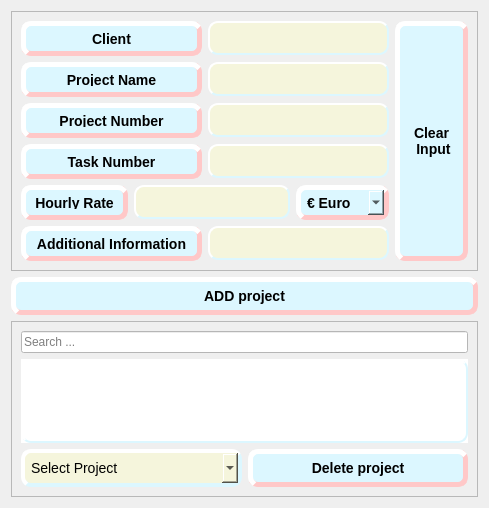
      <widget class="QWidget" name="Project_Input">
       <attribute name="title">
        <string>Project Input</string>
       </attribute>
       <layout class="QGridLayout" name="gridLayout_2">
        <item row="0" column="0">
         <layout class="QVBoxLayout" name="verticalLayout_project_input">
          <item>
           <widget class="QFrame" name="frame_project_info">
            <property name="frameShape">
             <enum>QFrame::StyledPanel</enum>
            </property>
            <property name="frameShadow">
             <enum>QFrame::Raised</enum>
            </property>
            <layout class="QGridLayout" name="gridLayout_6">
             <item row="0" column="0">
              <layout class="QHBoxLayout" name="horizontalLayout_project_info">
               <item>
                <layout class="QVBoxLayout" name="verticalLayout_project_info">
                 <item>
                  <layout class="QHBoxLayout" name="horizontalLayout1_client">
                   <item>
                    <widget class="QLabel" name="label_PI_client">
                     <property name="sizePolicy">
                      <sizepolicy hsizetype="Preferred" vsizetype="Preferred">
                       <horstretch>0</horstretch>
                       <verstretch>0</verstretch>
                      </sizepolicy>
                     </property>
                     <property name="minimumSize">
                      <size>
                       <width>107</width>
                       <height>0</height>
                      </size>
                     </property>
                     <property name="maximumSize">
                      <size>
                       <width>16777215</width>
                       <height>35</height>
                      </size>
                     </property>
                     <property name="styleSheet">
                      <string notr="true">QLabel{
    background-color: rgb(220, 247, 255);
    border-style: outset;
    border-width: 5px;
    border-radius: 10px;
   border-color: rgb(255, 200, 200);
    font: bold 14px;
    min-width: 5em;
    padding: 6px;
}</string>
                     </property>
                     <property name="text">
                      <string>Client</string>
                     </property>
                     <property name="scaledContents">
                      <bool>false</bool>
                     </property>
                     <property name="alignment">
                      <set>Qt::AlignCenter</set>
                     </property>
                     <property name="wordWrap">
                      <bool>false</bool>
                     </property>
                    </widget>
                   </item>
                   <item>
                    <widget class="QLineEdit" name="lineEdit_PI_client">
                     <property name="sizePolicy">
                      <sizepolicy hsizetype="Minimum" vsizetype="Fixed">
                       <horstretch>0</horstretch>
                       <verstretch>0</verstretch>
                      </sizepolicy>
                     </property>
                     <property name="minimumSize">
                      <size>
                       <width>101</width>
                       <height>0</height>
                      </size>
                     </property>
                     <property name="styleSheet">
                      <string notr="true">QLineEdit
{
background-color:beige;    
border-style:outset;
    border-width: 2px;
    border-radius: 10px;
border-color: rgb(220, 247, 255);
    font: bold 14px;
    min-width: 5em;
    padding: 6px;
}</string>
                     </property>
                    </widget>
                   </item>
                  </layout>
                 </item>
                 <item>
                  <layout class="QHBoxLayout" name="horizontalLayout_p_name">
                   <item>
                    <widget class="QLabel" name="label_PI_p_name">
                     <property name="sizePolicy">
                      <sizepolicy hsizetype="Preferred" vsizetype="Preferred">
                       <horstretch>0</horstretch>
                       <verstretch>0</verstretch>
                      </sizepolicy>
                     </property>
                     <property name="minimumSize">
                      <size>
                       <width>107</width>
                       <height>0</height>
                      </size>
                     </property>
                     <property name="maximumSize">
                      <size>
                       <width>16777215</width>
                       <height>35</height>
                      </size>
                     </property>
                     <property name="styleSheet">
                      <string notr="true">QLabel{
    background-color: rgb(220, 247, 255);
    border-style: outset;
    border-width: 5px;
    border-radius: 10px;
   border-color: rgb(255, 200, 200);
    font: bold 14px;
    min-width: 5em;
    padding: 6px;
}</string>
                     </property>
                     <property name="text">
                      <string>Project Name</string>
                     </property>
                     <property name="scaledContents">
                      <bool>false</bool>
                     </property>
                     <property name="alignment">
                      <set>Qt::AlignCenter</set>
                     </property>
                     <property name="wordWrap">
                      <bool>false</bool>
                     </property>
                    </widget>
                   </item>
                   <item>
                    <widget class="QLineEdit" name="lineEdit_PI_p_name">
                     <property name="sizePolicy">
                      <sizepolicy hsizetype="Minimum" vsizetype="Fixed">
                       <horstretch>0</horstretch>
                       <verstretch>0</verstretch>
                      </sizepolicy>
                     </property>
                     <property name="minimumSize">
                      <size>
                       <width>101</width>
                       <height>0</height>
                      </size>
                     </property>
                     <property name="styleSheet">
                      <string notr="true">QLineEdit
{
background-color:beige;    
border-style:outset;
    border-width: 2px;
    border-radius: 10px;
border-color: rgb(220, 247, 255);
    font: bold 14px;
    min-width: 5em;
    padding: 6px;
}</string>
                     </property>
                    </widget>
                   </item>
                  </layout>
                 </item>
                 <item>
                  <layout class="QHBoxLayout" name="horizontalLayout_p_number">
                   <item>
                    <widget class="QLabel" name="label_PI_p_number">
                     <property name="sizePolicy">
                      <sizepolicy hsizetype="Preferred" vsizetype="Preferred">
                       <horstretch>0</horstretch>
                       <verstretch>0</verstretch>
                      </sizepolicy>
                     </property>
                     <property name="minimumSize">
                      <size>
                       <width>107</width>
                       <height>0</height>
                      </size>
                     </property>
                     <property name="maximumSize">
                      <size>
                       <width>16777215</width>
                       <height>35</height>
                      </size>
                     </property>
                     <property name="styleSheet">
                      <string notr="true">QLabel{
    background-color: rgb(220, 247, 255);
    border-style: outset;
    border-width: 5px;
    border-radius: 10px;
   border-color: rgb(255, 200, 200);
    font: bold 14px;
    min-width: 5em;
    padding: 6px;
}</string>
                     </property>
                     <property name="text">
                      <string>Project Number</string>
                     </property>
                     <property name="scaledContents">
                      <bool>false</bool>
                     </property>
                     <property name="alignment">
                      <set>Qt::AlignCenter</set>
                     </property>
                     <property name="wordWrap">
                      <bool>false</bool>
                     </property>
                    </widget>
                   </item>
                   <item>
                    <widget class="QLineEdit" name="lineEdit_PI_p_number">
                     <property name="sizePolicy">
                      <sizepolicy hsizetype="Minimum" vsizetype="Fixed">
                       <horstretch>0</horstretch>
                       <verstretch>0</verstretch>
                      </sizepolicy>
                     </property>
                     <property name="minimumSize">
                      <size>
                       <width>101</width>
                       <height>0</height>
                      </size>
                     </property>
                     <property name="styleSheet">
                      <string notr="true">QLineEdit
{
background-color:beige;    
border-style:outset;
    border-width: 2px;
    border-radius: 10px;
border-color: rgb(220, 247, 255);
    font: bold 14px;
    min-width: 5em;
    padding: 6px;
}</string>
                     </property>
                    </widget>
                   </item>
                  </layout>
                 </item>
                 <item>
                  <layout class="QHBoxLayout" name="horizontalLayout_t_number">
                   <item>
                    <widget class="QLabel" name="label_PI_t_number">
                     <property name="sizePolicy">
                      <sizepolicy hsizetype="Preferred" vsizetype="Preferred">
                       <horstretch>0</horstretch>
                       <verstretch>0</verstretch>
                      </sizepolicy>
                     </property>
                     <property name="minimumSize">
                      <size>
                       <width>107</width>
                       <height>0</height>
                      </size>
                     </property>
                     <property name="maximumSize">
                      <size>
                       <width>16777215</width>
                       <height>35</height>
                      </size>
                     </property>
                     <property name="styleSheet">
                      <string notr="true">QLabel{
    background-color: rgb(220, 247, 255);
    border-style: outset;
    border-width: 5px;
    border-radius: 10px;
   border-color: rgb(255, 200, 200);
    font: bold 14px;
    min-width: 5em;
    padding: 6px;
}</string>
                     </property>
                     <property name="text">
                      <string>Task Number</string>
                     </property>
                     <property name="scaledContents">
                      <bool>false</bool>
                     </property>
                     <property name="alignment">
                      <set>Qt::AlignCenter</set>
                     </property>
                     <property name="wordWrap">
                      <bool>false</bool>
                     </property>
                    </widget>
                   </item>
                   <item>
                    <widget class="QLineEdit" name="lineEdit_PI_t_number">
                     <property name="sizePolicy">
                      <sizepolicy hsizetype="Minimum" vsizetype="Fixed">
                       <horstretch>0</horstretch>
                       <verstretch>0</verstretch>
                      </sizepolicy>
                     </property>
                     <property name="minimumSize">
                      <size>
                       <width>101</width>
                       <height>0</height>
                      </size>
                     </property>
                     <property name="styleSheet">
                      <string notr="true">QLineEdit
{
background-color:beige;    
border-style:outset;
    border-width: 2px;
    border-radius: 10px;
border-color: rgb(220, 247, 255);
    font: bold 14px;
    min-width: 5em;
    padding: 6px;
}</string>
                     </property>
                    </widget>
                   </item>
                  </layout>
                 </item>
                 <item>
                  <layout class="QHBoxLayout" name="horizontalLayout_currency">
                   <item>
                    <widget class="QLabel" name="label_PI_rate">
                     <property name="sizePolicy">
                      <sizepolicy hsizetype="Preferred" vsizetype="Preferred">
                       <horstretch>0</horstretch>
                       <verstretch>0</verstretch>
                      </sizepolicy>
                     </property>
                     <property name="minimumSize">
                      <size>
                       <width>107</width>
                       <height>0</height>
                      </size>
                     </property>
                     <property name="maximumSize">
                      <size>
                       <width>16777215</width>
                       <height>35</height>
                      </size>
                     </property>
                     <property name="styleSheet">
                      <string notr="true">QLabel{
    background-color: rgb(220, 247, 255);
    border-style: outset;
    border-width: 5px;
    border-radius: 10px;
   border-color: rgb(255, 200, 200);
    font: bold 14px;
    min-width: 5em;
    padding: 6px;
}</string>
                     </property>
                     <property name="text">
                      <string>Hourly Rate</string>
                     </property>
                     <property name="scaledContents">
                      <bool>false</bool>
                     </property>
                     <property name="alignment">
                      <set>Qt::AlignCenter</set>
                     </property>
                     <property name="wordWrap">
                      <bool>false</bool>
                     </property>
                    </widget>
                   </item>
                   <item>
                    <widget class="QLineEdit" name="lineEdit_PI_rate">
                     <property name="sizePolicy">
                      <sizepolicy hsizetype="Minimum" vsizetype="Fixed">
                       <horstretch>0</horstretch>
                       <verstretch>0</verstretch>
                      </sizepolicy>
                     </property>
                     <property name="minimumSize">
                      <size>
                       <width>0</width>
                       <height>0</height>
                      </size>
                     </property>
                     <property name="styleSheet">
                      <string notr="true">QLineEdit
{
background-color:beige;    
border-style:outset;
    border-width: 2px;
    border-radius: 10px;
border-color: rgb(220, 247, 255);
    font: bold 14px;
    padding: 6px;
}</string>
                     </property>
                    </widget>
                   </item>
                   <item>
                    <widget class="QComboBox" name="comboBox_PI_currency">
                     <property name="maximumSize">
                      <size>
                       <width>16777215</width>
                       <height>35</height>
                      </size>
                     </property>
                     <property name="styleSheet">
                      <string notr="true">QComboBox{
    background-color: rgb(220, 247, 255);
    border-style: outset;
    border-width: 5px;
    border-radius: 10px;
   border-color: rgb(255, 200, 200);
    font: bold 14px;
    min-width: 10em;
    padding: 6px;
}
QComboBox::hover{
    background-color:rgb(206, 232, 255) ;
	border-style: outset;
    border-width: 5px;
    border-radius: 10px;
	border-color: rgb(255, 144, 144);
    font: bold 14px;
    min-width: 10em;
    padding: 6px;
}</string>
                     </property>
                     <item>
                      <property name="text">
                       <string>€ Euro</string>
                      </property>
                     </item>
                     <item>
                      <property name="text">
                       <string>$ Dollar</string>
                      </property>
                     </item>
                    </widget>
                   </item>
                  </layout>
                 </item>
                 <item>
                  <layout class="QHBoxLayout" name="horizontalLayout_add_info">
                   <item>
                    <widget class="QLabel" name="label_PI_add_info">
                     <property name="sizePolicy">
                      <sizepolicy hsizetype="Preferred" vsizetype="Preferred">
                       <horstretch>0</horstretch>
                       <verstretch>0</verstretch>
                      </sizepolicy>
                     </property>
                     <property name="minimumSize">
                      <size>
                       <width>107</width>
                       <height>0</height>
                      </size>
                     </property>
                     <property name="maximumSize">
                      <size>
                       <width>16777215</width>
                       <height>35</height>
                      </size>
                     </property>
                     <property name="styleSheet">
                      <string notr="true">QLabel{
    background-color: rgb(220, 247, 255);
    border-style: outset;
    border-width: 5px;
    border-radius: 10px;
   border-color: rgb(255, 200, 200);
    font: bold 14px;
    min-width: 5em;
    padding: 6px;
}</string>
                     </property>
                     <property name="text">
                      <string>Additional Information</string>
                     </property>
                     <property name="scaledContents">
                      <bool>false</bool>
                     </property>
                     <property name="alignment">
                      <set>Qt::AlignCenter</set>
                     </property>
                     <property name="wordWrap">
                      <bool>false</bool>
                     </property>
                    </widget>
                   </item>
                   <item>
                    <widget class="QLineEdit" name="lineEdit_PI_add_info">
                     <property name="sizePolicy">
                      <sizepolicy hsizetype="Minimum" vsizetype="Fixed">
                       <horstretch>0</horstretch>
                       <verstretch>0</verstretch>
                      </sizepolicy>
                     </property>
                     <property name="styleSheet">
                      <string notr="true">QLineEdit
{
background-color:beige;    
border-style:outset;
    border-width: 2px;
    border-radius: 10px;
border-color: rgb(220, 247, 255);
    font: bold 14px;
    min-width: 5em;
    padding: 6px;
}</string>
                     </property>
                    </widget>
                   </item>
                  </layout>
                 </item>
                </layout>
               </item>
               <item>
                <widget class="QPushButton" name="pushButton_PI_clear_input">
                 <property name="sizePolicy">
                  <sizepolicy hsizetype="Minimum" vsizetype="Minimum">
                   <horstretch>0</horstretch>
                   <verstretch>0</verstretch>
                  </sizepolicy>
                 </property>
                 <property name="minimumSize">
                  <size>
                   <width>73</width>
                   <height>210</height>
                  </size>
                 </property>
                 <property name="maximumSize">
                  <size>
                   <width>65</width>
                   <height>16777215</height>
                  </size>
                 </property>
                 <property name="layoutDirection">
                  <enum>Qt::LeftToRight</enum>
                 </property>
                 <property name="styleSheet">
                  <string notr="true">QPushButton{
    background-color: rgb(220, 247, 255);
    border-style: outset;
    border-width: 5px;
    border-radius: 10px;
   border-color: rgb(255, 200, 200);
    font: bold 14px;
    min-width: 3em;
    padding: 6px;
}
QPushButton::hover{
	background-color: rgb(255, 144, 144);
	border-style: outset;
    border-width: 2px;
    border-radius: 10px;
    border-color:rgb(255, 144, 144);
    font: bold 14px;
    min-width: 3em;
    padding: 6px;
}</string>
                 </property>
                 <property name="text">
                  <string>Clear 
 Input</string>
                 </property>
                </widget>
               </item>
              </layout>
             </item>
            </layout>
           </widget>
          </item>
          <item>
           <widget class="QPushButton" name="pushButton_PI_add_project">
            <property name="styleSheet">
             <string notr="true">QPushButton{
    background-color: rgb(220, 247, 255);
    border-style: outset;
    border-width: 5px;
    border-radius: 10px;
    border-color: rgb(255, 200, 200);
    font: bold 14px;
    min-width: 10em;
    padding: 6px;
}
QPushButton::hover{
    background-color:rgb(206, 232, 255) ;
	border-style: outset;
    border-width: 2px;
    border-radius: 10px;
    border-color: rgb(255, 144, 144);
    font: bold 14px;
    min-width: 10em;
    padding: 6px;
}</string>
            </property>
            <property name="text">
             <string>ADD project</string>
            </property>
           </widget>
          </item>
          <item>
           <widget class="QFrame" name="frame_project_overview">
            <property name="frameShape">
             <enum>QFrame::StyledPanel</enum>
            </property>
            <property name="frameShadow">
             <enum>QFrame::Raised</enum>
            </property>
            <layout class="QGridLayout" name="gridLayout_7">
             <item row="0" column="0">
              <layout class="QVBoxLayout" name="verticalLayout_project_overview">
               <item>
                <widget class="QLineEdit" name="lineEdit_PI_search_table">
                 <property name="styleSheet">
                  <string notr="true">QLineEdit{

background-color: rgb(255, 255, 255);
}

</string>
                 </property>
                 <property name="placeholderText">
                  <string>Search ...</string>
                 </property>
                </widget>
               </item>
               <item>
                <widget class="QTableView" name="tableView_PI">
                 <property name="minimumSize">
                  <size>
                   <width>186</width>
                   <height>0</height>
                  </size>
                 </property>
                 <property name="autoFillBackground">
                  <bool>true</bool>
                 </property>
                 <property name="styleSheet">
                  <string notr="true">QTableView{
background-color: white;
border-style:outset;
border-width: 2px;
border-radius: 10px;
border-color: rgb(220, 247, 255);
font:14px;
min-width: 10em;
padding: 6px;
}
</string>
                 </property>
                 <property name="sizeAdjustPolicy">
                  <enum>QAbstractScrollArea::AdjustToContents</enum>
                 </property>
                 <property name="alternatingRowColors">
                  <bool>true</bool>
                 </property>
                 <property name="sortingEnabled">
                  <bool>true</bool>
                 </property>
                 <attribute name="horizontalHeaderCascadingSectionResizes">
                  <bool>true</bool>
                 </attribute>
                 <attribute name="horizontalHeaderDefaultSectionSize">
                  <number>200</number>
                 </attribute>
                 <attribute name="horizontalHeaderStretchLastSection">
                  <bool>true</bool>
                 </attribute>
                </widget>
               </item>
               <item>
                <layout class="QHBoxLayout" name="horizontalLayout_table_delete">
                 <item>
                  <widget class="QComboBox" name="comboBox_PI_project_del">
                   <property name="minimumSize">
                    <size>
                     <width>150</width>
                     <height>0</height>
                    </size>
                   </property>
                   <property name="styleSheet">
                    <string notr="true">QComboBox{
background-color:beige;    
border-style:outset;

    border-width: 4px;
    border-radius: 10px;
border-color: rgb(220, 247, 255);
    font: 14px;

    padding: 6px;
}
QComboBox::hover{
    background-color:beige;
	border-style: outset;
    border-width: 2px;
    border-radius: 10px;
    border-color: rgb(255, 200, 200);
    font: bold 14px;
    min-width: 10em;
    padding: 6px;
}</string>
                   </property>
                   <item>
                    <property name="text">
                     <string>Select Project</string>
                    </property>
                   </item>
                  </widget>
                 </item>
                 <item>
                  <widget class="QPushButton" name="pushButton_PI_delete_project">
                   <property name="minimumSize">
                    <size>
                     <width>192</width>
                     <height>0</height>
                    </size>
                   </property>
                   <property name="styleSheet">
                    <string notr="true">QPushButton{
    background-color: rgb(220, 247, 255);
    border-style: outset;
    border-width: 5px;
    border-radius: 10px;
    border-color: rgb(255, 200, 200);
    font: bold 14px;
    min-width: 10em;
    padding: 6px;
}

QPushButton::hover{
	background-color: rgb(255, 144, 144);
	border-style: outset;
    border-width: 2px;
    border-radius: 10px;
    border-color:rgb(255, 144, 144);
    font: bold 14px;
    min-width: 10em;
    padding: 6px;
}</string>
                   </property>
                   <property name="text">
                    <string>Delete project</string>
                   </property>
                  </widget>
                 </item>
                </layout>
               </item>
              </layout>
             </item>
            </layout>
           </widget>
          </item>
         </layout>
        </item>
       </layout>
      </widget>
